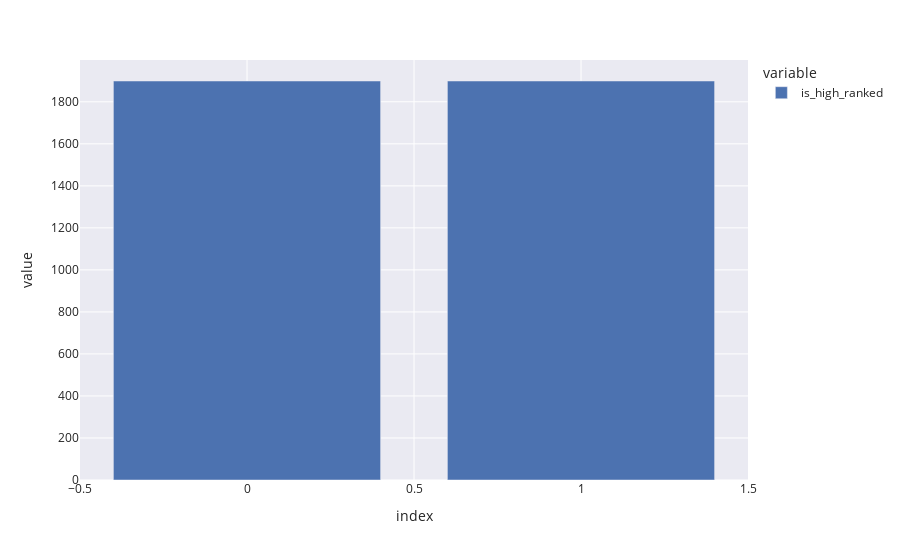

Notebook code for this chart:
### Code cell
df_players.is_high_ranked.value_counts().plot(kind='bar')

### Figure 1 — Plotly figure (JSON) as saved in the notebook; plotly's stock layout.template omitted (floating-point values rounded to 4 significant figures)
{"data": [{"alignmentgroup": "True", "hovertemplate": "variable=is_high_ranked<br>index=%{x}<br>value=%{y}<extra></extra>", "legendgroup": "is_high_ranked", "marker": {"color": "rgb(76,114,176)", "pattern": {"shape": ""}}, "name": "is_high_ranked", "offsetgroup": "is_high_ranked", "orientation": "v", "showlegend": true, "textposition": "auto", "type": "bar", "x": [0, 1], "xaxis": "x", "y": [1899, 1899], "yaxis": "y"}], "layout": {"barmode": "relative", "legend": {"title": {"text": "variable"}, "tracegroupgap": 0}, "margin": {"t": 60}, "xaxis": {"anchor": "y", "domain": [0, 1], "title": {"text": "index"}}, "yaxis": {"anchor": "x", "domain": [0, 1], "title": {"text": "value"}}}}
